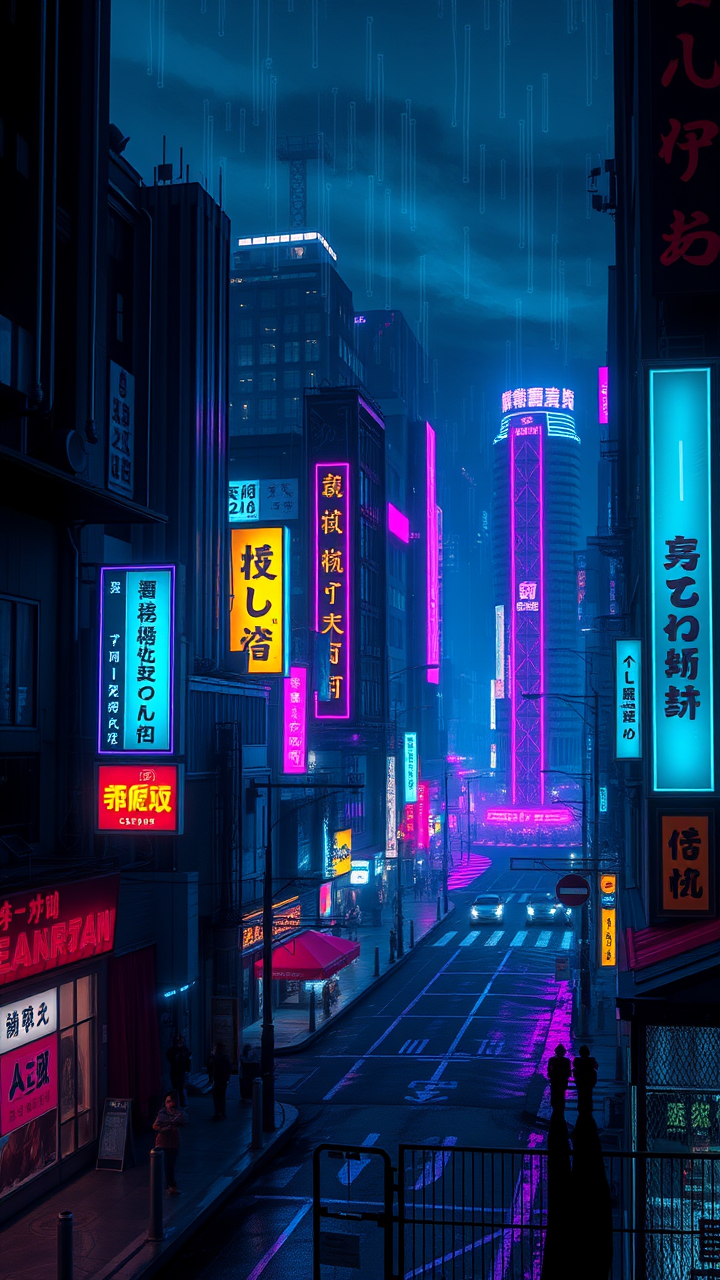
#> input picture src/test.png, 720 x 1280 px
$ python -i aggressive_text_remover.py   (imports and definitions only)
#> lines starting #> are read from the running program, lines starting #| are printed output that depends on the picture; after the words box and inside, x2 and y2 are one past the last pixel; in counts of white or black regions, pixels touching at a corner belong together
"""Aggressive text removal using blur detection and multiple passes"""
import cv2
import numpy as np
from PIL import Image

class AggressiveTextRemover:
    def __init__(self):
        pass

    def remove_text(self, image, iterations=2):
        """Aggressively remove text with multiple passes"""
        img_array = np.array(image)

        for i in range(iterations):
            mask = self._detect_all_text(img_array)

            if np.sum(mask) == 0:
                break

            # Inpaint with large radius
            img_array = cv2.inpaint(img_array, mask, 20, cv2.INPAINT_TELEA)

        return Image.fromarray(img_array), True

    def _detect_all_text(self, img_array):
        """Detect all possible text regions"""
        gray = cv2.cvtColor(img_array, cv2.COLOR_RGB2GRAY)
        mask = np.zeros(gray.shape, dtype=np.uint8)

        # 1. Canny edges with multiple thresholds
        for low, high in [(20, 80), (40, 120), (60, 150)]:
            edges = cv2.Canny(gray, low, high)

            # Horizontal text
            kernel_h = cv2.getStructuringElement(cv2.MORPH_RECT, (30, 2))
            dilated = cv2.dilate(edges, kernel_h, iterations=4)
            contours, _ = cv2.findContours(dilated, cv2.RETR_EXTERNAL, cv2.CHAIN_APPROX_SIMPLE)

            for contour in contours:
                x, y, w, h = cv2.boundingRect(contour)
                if w > 20 and h > 5 and w/h > 1.2:
                    cv2.rectangle(mask, (x-15, y-15), (x+w+15, y+h+15), 255, -1)

            # Vertical text
            kernel_v = cv2.getStructuringElement(cv2.MORPH_RECT, (2, 30))
            dilated = cv2.dilate(edges, kernel_v, iterations=4)
            contours, _ = cv2.findContours(dilated, cv2.RETR_EXTERNAL, cv2.CHAIN_APPROX_SIMPLE)

            for contour in contours:
                x, y, w, h = cv2.boundingRect(contour)
                if h > 20 and w > 5 and h/w > 1.2:
                    cv2.rectangle(mask, (x-15, y-15), (x+w+15, y+h+15), 255, -1)

        # 2. Adaptive thresholding for high-contrast text
        adaptive = cv2.adaptiveThreshold(gray, 255, cv2.ADAPTIVE_THRESH_GAUSSIAN_C,
                                         cv2.THRESH_BINARY, 11, 2)
        kernel = cv2.getStructuringElement(cv2.MORPH_RECT, (10, 2))
        dilated = cv2.dilate(adaptive, kernel, iterations=2)
        contours, _ = cv2.findContours(dilated, cv2.RETR_EXTERNAL, cv2.CHAIN_APPROX_SIMPLE)

        for contour in contours:
            x, y, w, h = cv2.boundingRect(contour)
            area = w * h
            if 20 < area < 100000:
                cv2.rectangle(mask, (x-12, y-12), (x+w+12, y+h+12), 255, -1)

        # 3. MSER (Maximally Stable Extremal Regions) for text-like regions
        mser = cv2.MSER_create()
        regions, _ = mser.detectRegions(gray)

        for region in regions:
            x, y, w, h = cv2.boundingRect(region)
            area = w * h
            if 30 < area < 50000 and (w/h > 1.5 or h/w > 1.5):
                cv2.rectangle(mask, (x-10, y-10), (x+w+10, y+h+10), 255, -1)

        return mask

>>> import cv2
>>> picture = cv2.cvtColor(cv2.imread('test.png'), cv2.COLOR_BGR2RGB)
>>> result = AggressiveTextRemover().remove_text(picture)
#> the loop in remove_text, `for i in range(iterations):` made 2 passes
#> pass 1, in _detect_all_text, `gray = cv2.cvtColor(img_array, cv2.COLOR_RGB2GRAY)`:
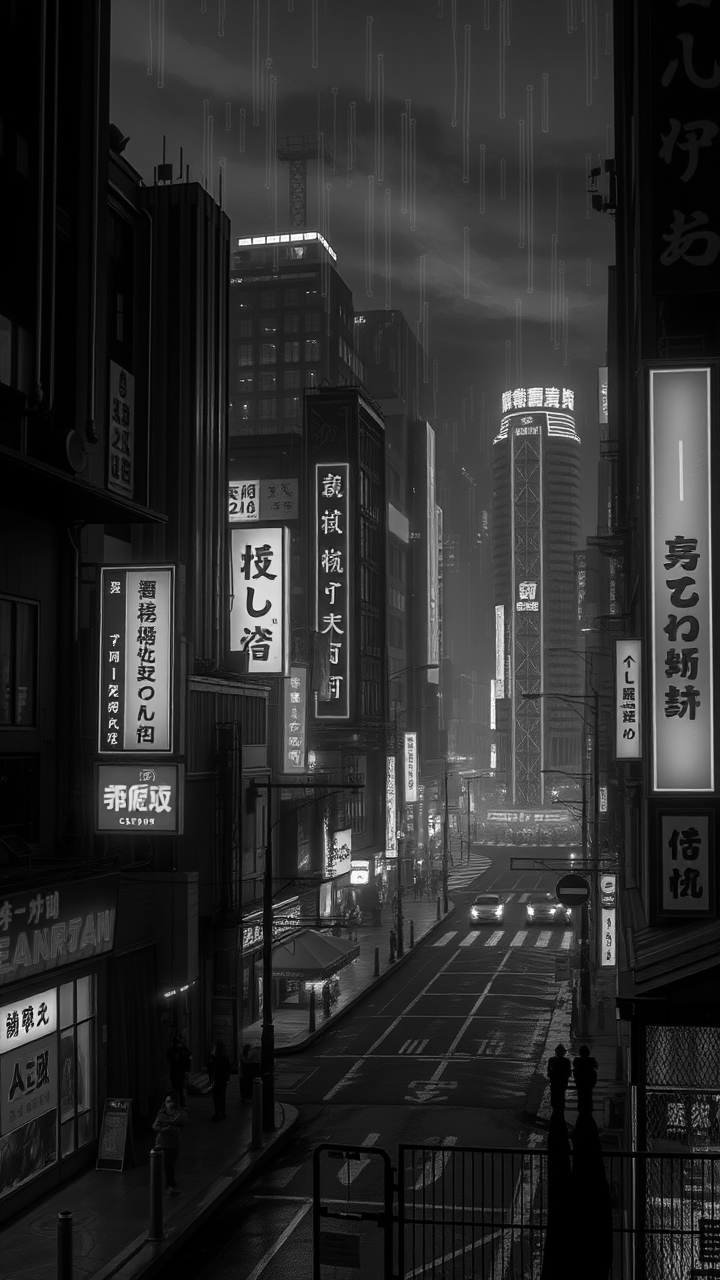
#> gray: shape (1280, 720); min 0, max 255, mean 43.8
#> pass 1, in _detect_all_text, `adaptive = cv2.adaptiveThreshold(gray, 255, cv2.ADAPTIVE_THRESH_GAUSSI..`:
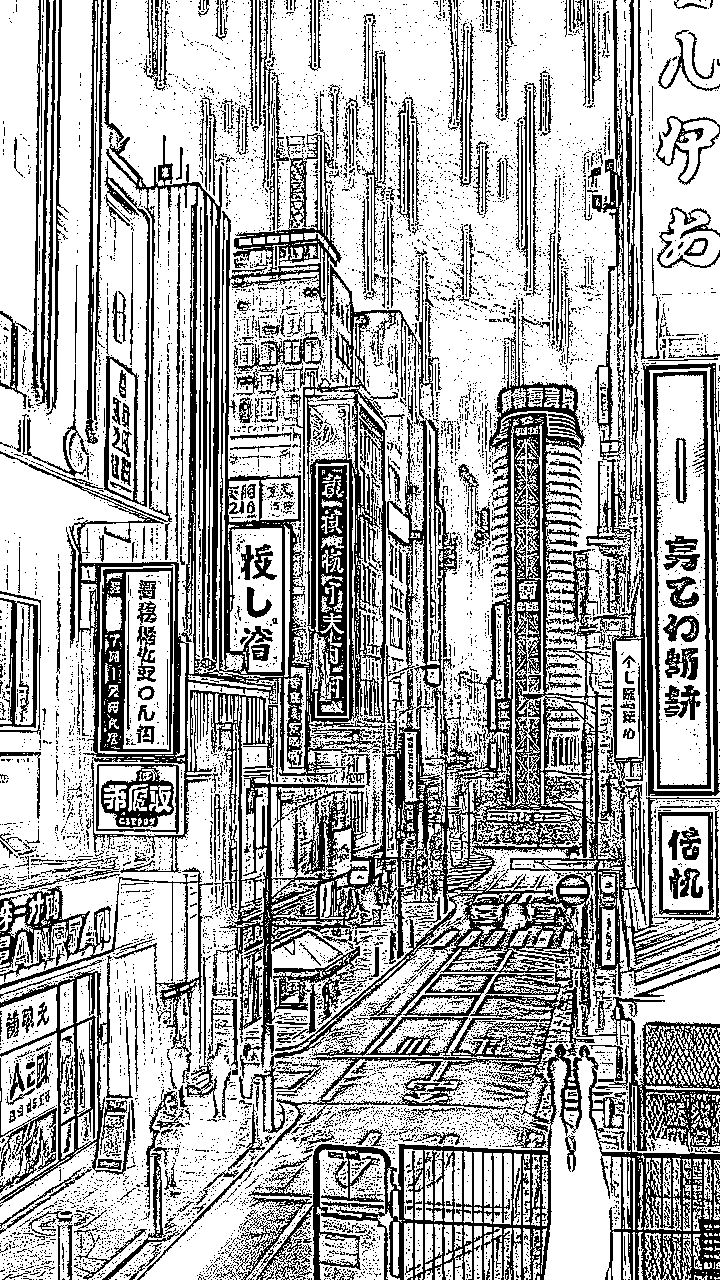
#> adaptive: shape (1280, 720); 67.8% white; 10582 black regions (9868 under 20 px), largest, box (x1, y1, x2, y2) and area: (0, 0, 720, 1280) 153103, (642, 363, 720, 796) 4960, (0, 867, 213, 1050) 4939
#> pass 1, in _detect_all_text, `dilated = cv2.dilate(adaptive, kernel, iterations=2)`:
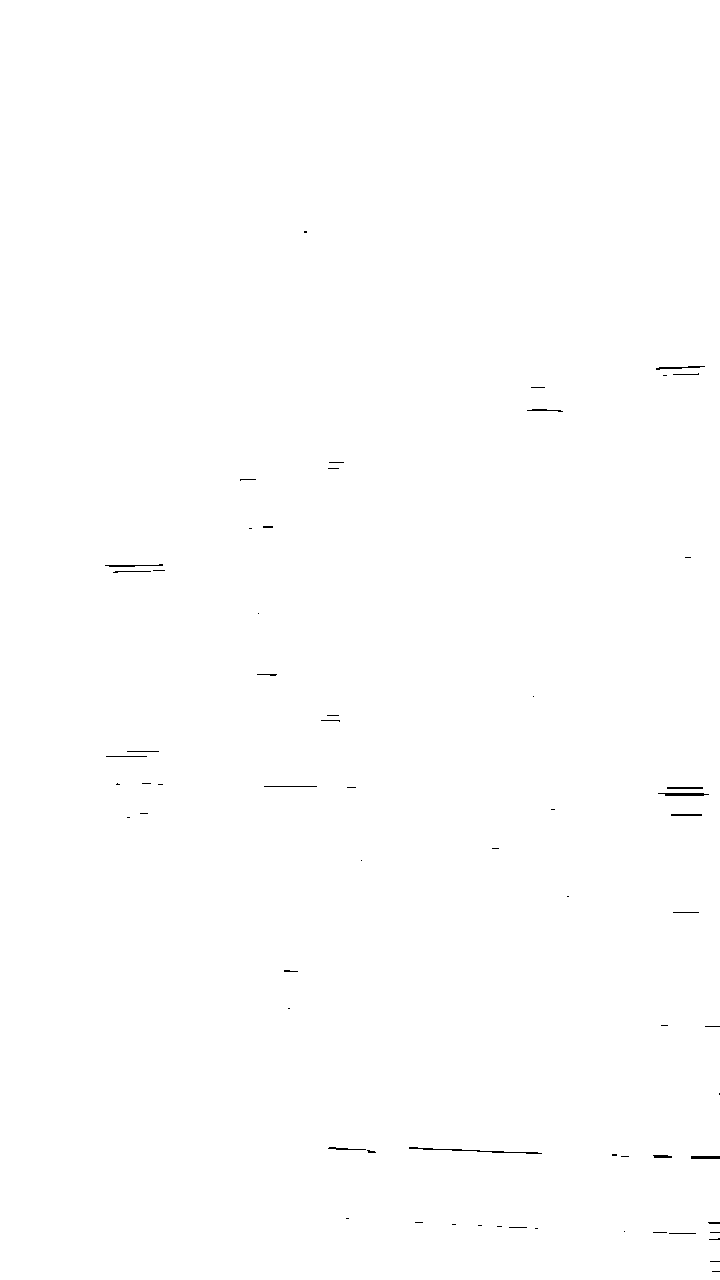
#> dilated: shape (1280, 720); 99.8% white; black in thin lines or dots, all inside (x1, y1, x2, y2) = (105, 231, 720, 1272)
